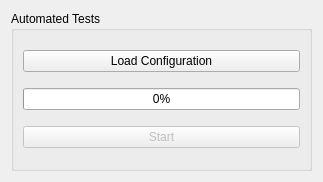
<?xml version="1.0" encoding="UTF-8"?>
<ui version="4.0">
 <class>form</class>
 <widget class="QWidget" name="form">
  <property name="enabled">
   <bool>true</bool>
  </property>
  <property name="geometry">
   <rect>
    <x>0</x>
    <y>0</y>
    <width>323</width>
    <height>182</height>
   </rect>
  </property>
  <property name="sizePolicy">
   <sizepolicy hsizetype="Expanding" vsizetype="Expanding">
    <horstretch>0</horstretch>
    <verstretch>0</verstretch>
   </sizepolicy>
  </property>
  <property name="windowTitle">
   <string>Aruco Tester Plugin</string>
  </property>
  <layout class="QGridLayout" name="gridLayout_3">
   <property name="sizeConstraint">
    <enum>QLayout::SetDefaultConstraint</enum>
   </property>
   <item row="0" column="0">
    <widget class="QGroupBox" name="groupBox">
     <property name="sizePolicy">
      <sizepolicy hsizetype="Expanding" vsizetype="Preferred">
       <horstretch>0</horstretch>
       <verstretch>0</verstretch>
      </sizepolicy>
     </property>
     <property name="title">
      <string>Automated Tests</string>
     </property>
     <layout class="QGridLayout" name="gridLayout_2">
      <item row="2" column="0">
       <widget class="QPushButton" name="pbStart">
        <property name="enabled">
         <bool>false</bool>
        </property>
        <property name="sizePolicy">
         <sizepolicy hsizetype="Expanding" vsizetype="Fixed">
          <horstretch>0</horstretch>
          <verstretch>0</verstretch>
         </sizepolicy>
        </property>
        <property name="text">
         <string>Start</string>
        </property>
       </widget>
      </item>
      <item row="0" column="0">
       <widget class="QPushButton" name="pbLoadConfiguration">
        <property name="sizePolicy">
         <sizepolicy hsizetype="Expanding" vsizetype="Fixed">
          <horstretch>0</horstretch>
          <verstretch>0</verstretch>
         </sizepolicy>
        </property>
        <property name="text">
         <string>Load Configuration</string>
        </property>
       </widget>
      </item>
      <item row="1" column="0">
       <widget class="QProgressBar" name="prbProgress">
        <property name="value">
         <number>0</number>
        </property>
       </widget>
      </item>
     </layout>
    </widget>
   </item>
  </layout>
 </widget>
 <resources/>
 <connections/>
</ui>
